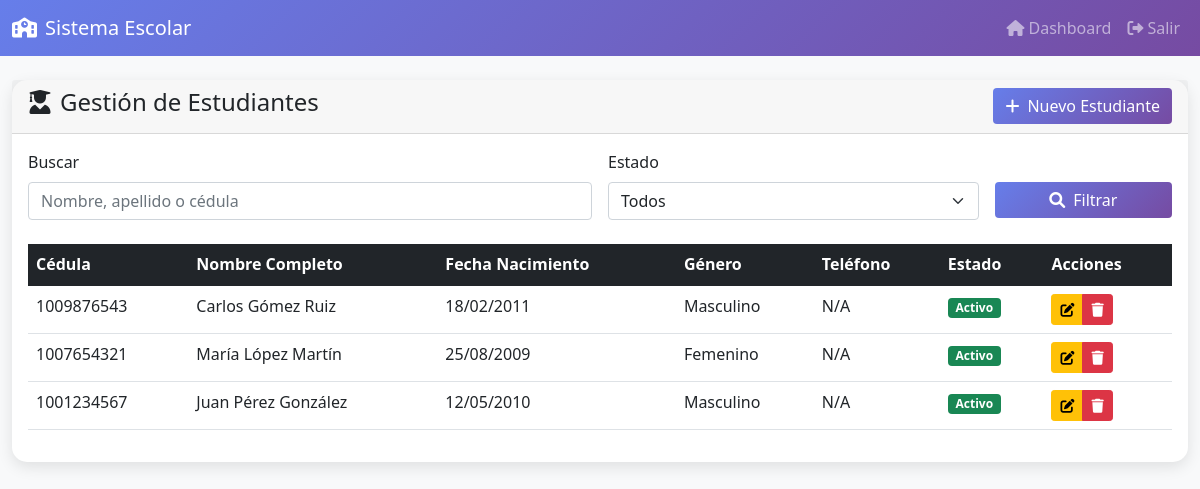
The page /estudiantes/index.php (signed in) on the database its author committed.
### tables this page shows
CREATE TABLE IF NOT EXISTS estudiantes (
    cedula VARCHAR(20) PRIMARY KEY,
    nombre VARCHAR(100) NOT NULL,
    apellido1 VARCHAR(100) NOT NULL,
    apellido2 VARCHAR(100),
    fecha_nacimiento DATE NOT NULL,
    genero ENUM('Masculino', 'Femenino', 'Otro') NOT NULL,
    direccion TEXT,
    telefono VARCHAR(20),
    email VARCHAR(100),
    acudiente_nombre VARCHAR(200),
    acudiente_telefono VARCHAR(20),
    acudiente_email VARCHAR(100),
    estado ENUM('Activo', 'Inactivo', 'Graduado', 'Retirado') DEFAULT 'Activo',
    fecha_ingreso DATE DEFAULT (CURRENT_DATE),
    observaciones TEXT,
    created_at TIMESTAMP DEFAULT CURRENT_TIMESTAMP,
    updated_at TIMESTAMP DEFAULT CURRENT_TIMESTAMP ON UPDATE CURRENT_TIMESTAMP
);

### includes/auth.php (called while the page is built, shortened)
<?php
require_once __DIR__ . '/../config/database.php';
class Auth {
    public function __construct() {
        $database = new Database();
    }
    public function isLoggedIn() {
        return isset($_SESSION['user_id']);
    }
    public function hasRole($roles) {
        return in_array($_SESSION['rol'], $roles);
    }
}
?>

### config/database.php (called while the page is built, shortened)
<?php
class Database {
    private $host = "localhost";
    private $db_name = "colegio_sistema";
    private $username = "root";
    private $password = "";
    public function getConnection() {
        $this->conn = null;
        try {
            $this->conn = new PDO(
                "mysql:host=" . $this->host . ";dbname=" . $this->db_name . ";charset=utf8mb4",
                $this->username,
                $this->password,
                array(
                    PDO::ATTR_ERRMODE => PDO::ERRMODE_EXCEPTION,
                    PDO::ATTR_DEFAULT_FETCH_MODE => PDO::FETCH_ASSOC,
                    PDO::MYSQL_ATTR_INIT_COMMAND => "SET NAMES utf8mb4"
                )
            );
        } catch(PDOException $exception) {
            echo "Error de conexión: " . $exception->getMessage();
        }
        return $this->conn;
    }
}
?>

### estudiantes/index.php (the view, shortened to what this page needs)
<?php
require_once '../includes/auth.php';
$auth = new Auth();
$auth->requireLogin();
$database = new Database();
$conn = $database->getConnection();
$search = $_GET['search'] ?? '';
$query = "SELECT * FROM estudiantes WHERE 1=1";
$query .= " ORDER BY apellido1, apellido2, nombre";
$stmt = $conn->prepare($query);
$stmt->execute();
$estudiantes = $stmt->fetchAll();
?>
<!DOCTYPE html>
<html lang="es">
<head>
    <link href="https://cdn.jsdelivr.net/npm/bootstrap@5.1.3/dist/css/bootstrap.min.css" rel="stylesheet">
    <link href="https://cdnjs.cloudflare.com/ajax/libs/font-awesome/6.0.0/css/all.min.css" rel="stylesheet">
</head>
<body>
    <nav class="navbar navbar-expand-lg navbar-dark">
        <div class="container-fluid">
            <a class="navbar-brand" href="../dashboard.php">
                <i class="fas fa-school me-2"></i>Sistema Escolar
            </a>
            <div class="navbar-nav ms-auto">
                <a class="nav-link" href="../dashboard.php">
                    <i class="fas fa-home me-1"></i>Dashboard
                </a>
                <a class="nav-link" href="../logout.php">
                    <i class="fas fa-sign-out-alt me-1"></i>Salir
                </a>
            </div>
        </div>
    </nav>
    <div class="container-fluid mt-4">
        <div class="row">
            <div class="col-12">
                <div class="card">
                    <div class="card-header d-flex justify-content-between align-items-center">
                        <h4><i class="fas fa-user-graduate me-2"></i>Gestión de Estudiantes</h4>
                        <a href="nuevo.php" class="btn btn-primary">
                            <i class="fas fa-plus me-2"></i>Nuevo Estudiante
                        </a>
                    </div>
                    <div class="card-body">
                        <form method="GET" class="row g-3 mb-4">
                            <div class="col-md-6">
                                <label class="form-label">Buscar</label>
                                <input type="text" class="form-control" name="search"
                                       value="<?php echo htmlspecialchars($search); ?>"
                                       placeholder="Nombre, apellido o cédula">
                            </div>
                            <div class="col-md-4">
                                <label class="form-label">Estado</label>
                                <select class="form-select" name="estado">
                                    <option value="">Todos</option>
                                </select>
                            </div>
                            <div class="col-md-2">
                                <label class="form-label">&nbsp;</label>
                                <button type="submit" class="btn btn-primary d-block w-100">
                                    <i class="fas fa-search me-2"></i>Filtrar
                                </button>
                            </div>
                        </form>
                        <div class="table-responsive">
                            <table class="table table-hover">
                                <thead class="table-dark">
                                    <tr>
                                        <th>Cédula</th>
                                        <th>Nombre Completo</th>
                                        <th>Fecha Nacimiento</th>
                                        <th>Género</th>
                                        <th>Teléfono</th>
                                        <th>Estado</th>
                                        <th>Acciones</th>
                                    </tr>
                                </thead>
                                <tbody>
                                    <?php foreach ($estudiantes as $estudiante): ?>
                                    <tr>
                                        <td><?php echo htmlspecialchars($estudiante['cedula']); ?></td>
                                        <td>
                                            <?php echo htmlspecialchars($estudiante['nombre'] . ' ' .
                                                     $estudiante['apellido1'] . ' ' .
                                                     ($estudiante['apellido2'] ?? '')); ?>
                                        </td>
                                        <td><?php echo date('d/m/Y', strtotime($estudiante['fecha_nacimiento'])); ?></td>
                                        <td><?php echo $estudiante['genero']; ?></td>
                                        <td><?php echo $estudiante['telefono'] ?? 'N/A'; ?></td>
                                        <td>
                                            <span class="badge bg-<?php
                                                echo $estudiante['estado'] == 'Activo' ? 'success' :
                                                    ($estudiante['estado'] == 'Graduado' ? 'primary' : 'secondary');
                                            ?>">
                                                <?php echo $estudiante['estado']; ?>
                                            </span>
                                        </td>
                                        <td>
                                            <div class="btn-group btn-group-sm">
                                                <a href="editar.php?id=<?php echo $estudiante['cedula']; ?>"
                                                   class="btn btn-warning" title="Editar">
                                                    <i class="fas fa-edit"></i>
                                                </a>
                                                <?php if ($auth->hasRole(['admin'])): ?>
                                                <button type="button" class="btn btn-danger" title="Eliminar"
                                                        onclick="confirmarEliminacion('<?php echo $estudiante['cedula']; ?>')">
                                                    <i class="fas fa-trash"></i>
                                                </button>
                                                <?php endif; ?>
                                            </div>
                                        </td>
                                    </tr>
                                    <?php endforeach; ?>
                                </tbody>
                            </table>
                        </div>
                    </div>
                </div>
            </div>
        </div>
    </div>
</body>
</html>

### estudiantes/index.php (style rules this page uses)
body { background-color: #f8f9fa; }
.navbar { background: linear-gradient(135deg, #667eea 0%, #764ba2 100%); }
.card { border: none; border-radius: 15px; box-shadow: 0 5px 15px rgba(0,0,0,0.1); }
.btn-primary { background: linear-gradient(135deg, #667eea 0%, #764ba2 100%); border: none; }

### rows shown on the page
estudiantes: cedula "1009876543", nombre+apellido1+apellido2 "Carlos Gómez Ruiz", fecha_nacimiento "18/02/2011", genero "Masculino", telefono "N/A", estado "Activo"
estudiantes: cedula "1007654321", nombre+apellido1+apellido2 "María López Martín", fecha_nacimiento "25/08/2009", genero "Femenino", telefono "N/A", estado "Activo"
estudiantes: cedula "1001234567", nombre+apellido1+apellido2 "Juan Pérez González", fecha_nacimiento "12/05/2010", genero "Masculino", telefono "N/A", estado "Activo"
